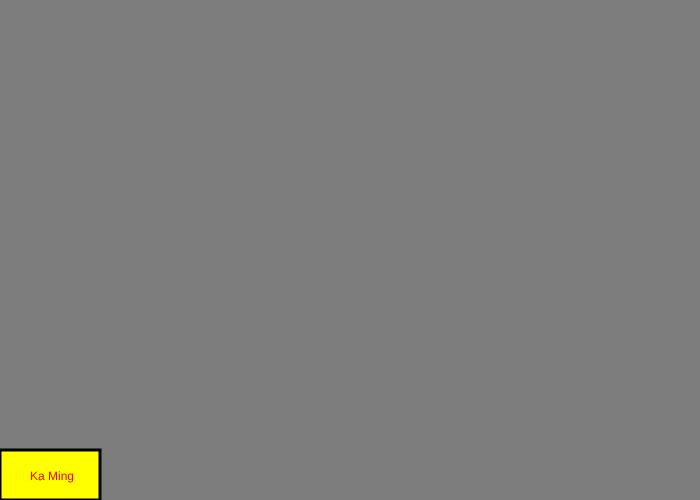
Frame 1 (no input)
Frame 60 (no input): identical to frame 1, image omitted
Frame 120 (the mouse pressed at the canvas centre since frame 60): identical to frame 1, image omitted

The p5.js sketch that drew this single still picture (run headless with seeded random() and noise() and a simulated clock; from frame 60 on, the mouse is pressed at the canvas centre):

// p5.js sketch
// ── sketch.js

function setup()
{
  createCanvas(700,500);


}

function draw()
{
	background(125,125,125)


	if (mouseX > 0 && mouseX < 0 + 100 && mouseY > 450 && mouseY < 450+50)
	{
		fill(0,0,0);
		stroke(0,0,0);
		strokeWeight(3);
		rect(0,450,100,50);
	}
	else
	{
		fill(255,255,0);
		stroke(0,0,0);
		strokeWeight(3);
		rect(0,450,100,50);
	}

	fill(255,0,0);
	stroke(0,0,0);
  strokeWeight(0);
	textSize(12);
	text("Ka Ming",30,480);

}
